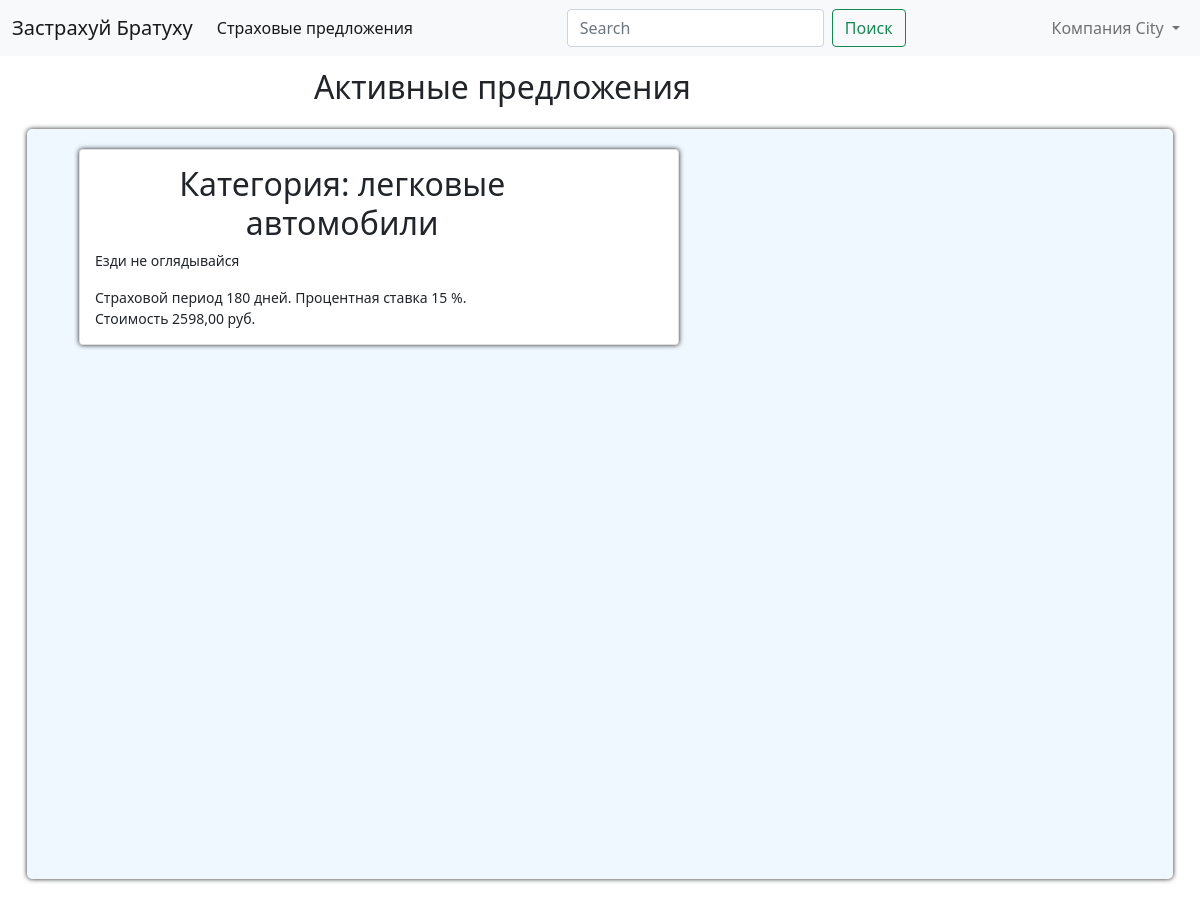
Before: /cabinet/products/ (signed in) with the older database file.
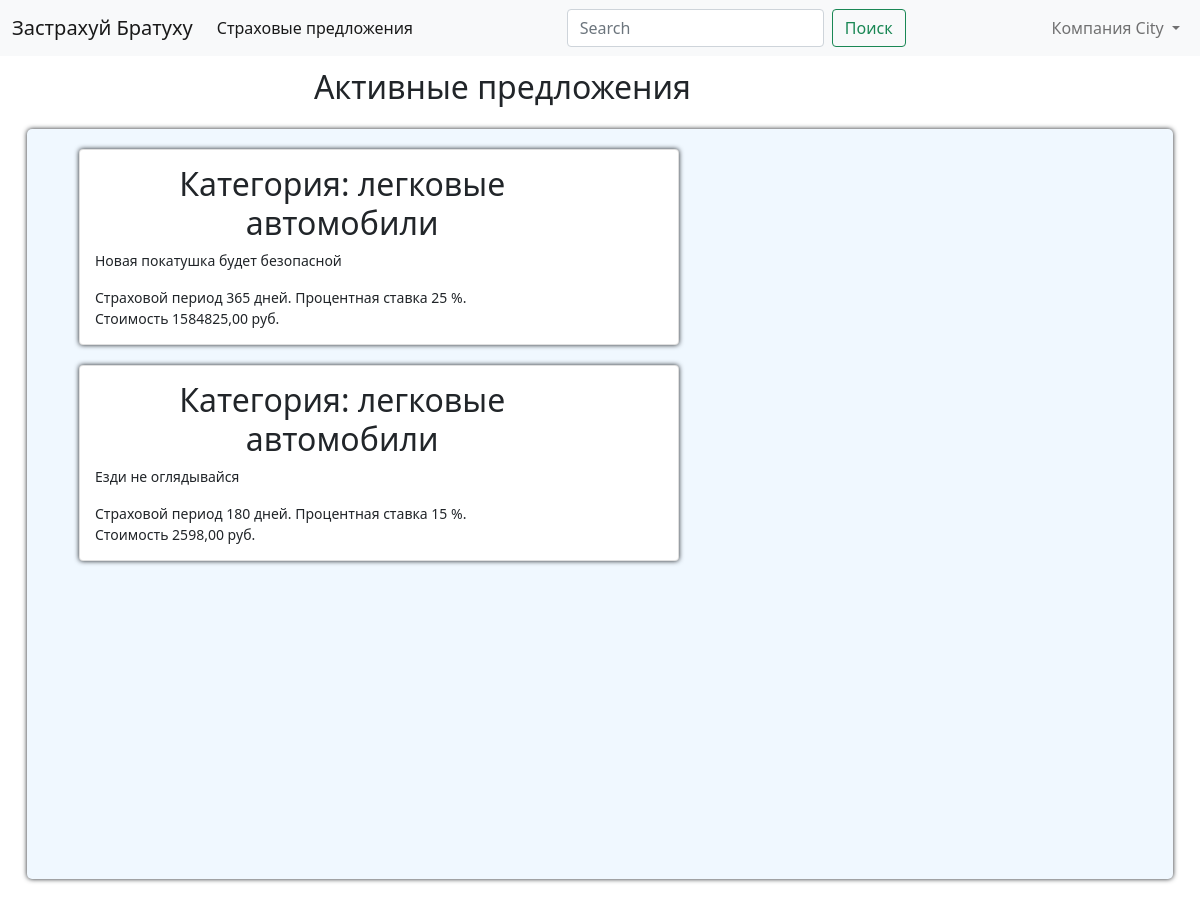
After: the same page with the newer database file.
### cabinet/models.py (models this page shows, shortened)
class Product(models.Model):
    PERIODS = (("30", "1 мес"), ("60", "3 мес"), ("180", "6 мес"), ("365", "12 мес"))
    company = models.ForeignKey(
        InsuranceCompany, on_delete=models.CASCADE, verbose_name="Страховая компания"
    )
    category = models.ForeignKey(
        Category, on_delete=models.CASCADE, verbose_name="Категория"
    )
    name = models.CharField(max_length=100, verbose_name="Название страховки")
    price = models.DecimalField(max_digits=10, decimal_places=2, verbose_name="цена")
    interest_rate = models.SmallIntegerField(verbose_name="Процентная ставка")
    period = models.CharField(
        choices=PERIODS, max_length=6, verbose_name="Период страхования"
    )
    date_create = models.DateField(auto_now=True)
    class Meta:
        verbose_name = "Страховое предложение"
        verbose_name_plural = "Страховые предложения"
        ordering = ["-date_create"]

class Category(models.Model):
    name = models.CharField(max_length=20)
    slug = models.SlugField(max_length=20)
    def __str__(self):
        return self.name
    class Meta:
        verbose_name = "Категория"
        verbose_name_plural = "Категории"

### cabinet/views.py (the view)
# urls.py: path("products/", views.ListProductView.as_view(), name="list_product"),
class ListProductView(View):
    def get(self, request):
        company = request.user
        products = Product.objects.filter(company_id=company.pk)
        return render(
            request,
            "cabinet/list_product.html",
            {"space": "cabinet", "products": products},
        )

### cabinet/templates/cabinet/list_product.html (shortened to what this page needs)
{% extends 'base.html' %}
{% block content %}
    <h2>Активные предложения</h2>
		<ul class="block block_card">
			{% for product in products %}
				<li >
					<div class="block card">
						<h2>Категория: {{ product.category|lower }}</h2>
						<p>{{ product.name }}</p>
						<div>
							Страховой период {{ product.period }} дней.
							Процентная ставка {{ product.interest_rate }} %.
						</div>
						<div>
							Стоимость {{ product.price }} руб.
						</div>
					</div>
				</li>
			{% endfor %}
		</ul>
{% endblock %}

Changed rows visible on the page:
added Product: category "легковые автомобили", name "Новая покатушка будет безопасной", period "365", interest_rate "25", price "1584825,00"
